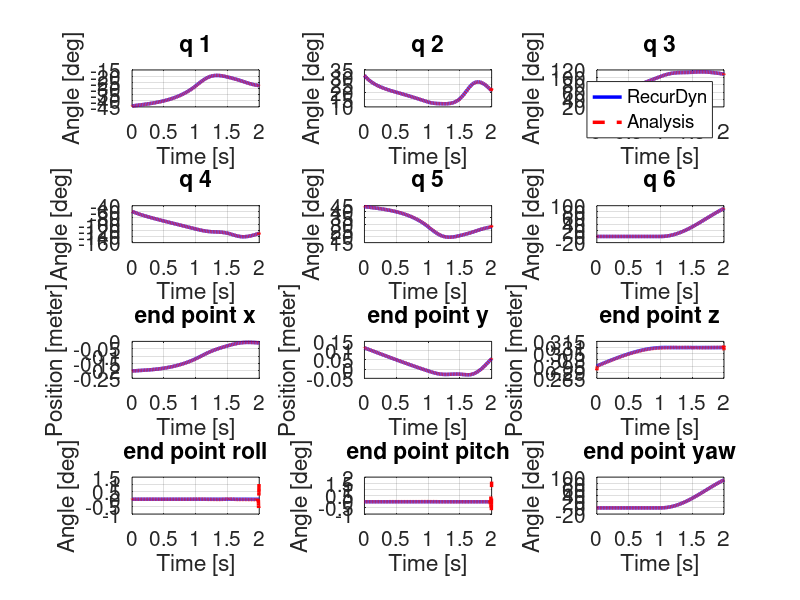
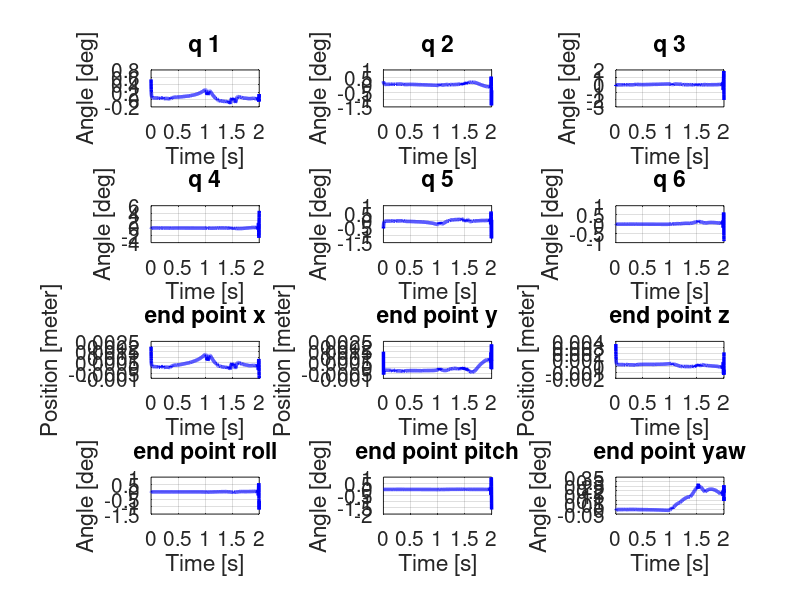

These figures' MATLAB source, in order:
clc; clear all; close all;

format long g

% recurdyn_q = load('kinematics_input_q.txt');
% recurdyn_end = load('kinematics_output_end.txt');
% c_q = load('hj_kinematics_result.txt');

recurdyn_q = load('inverse_kinematics_output_q.txt');
recurdyn_end = load('inverse_kinematics_input_end.txt');
c_q = load('hj_inverse_kinematics_result.txt');

q1_sp = [c_q(:,1), c_q(:,2)];
q2_sp = [c_q(:,1), c_q(:,3)];
q3_sp = [c_q(:,1), c_q(:,4)];
q4_sp = [c_q(:,1), c_q(:,5)];
q5_sp = [c_q(:,1), c_q(:,6)];
q6_sp = [c_q(:,1), c_q(:,7)];

dlmwrite('q1_sp.txt',q1_sp,'\t');
dlmwrite('q2_sp.txt',q2_sp,'\t');
dlmwrite('q3_sp.txt',q3_sp,'\t');
dlmwrite('q4_sp.txt',q4_sp,'\t');
dlmwrite('q5_sp.txt',q5_sp,'\t');
dlmwrite('q6_sp.txt',q6_sp,'\t');

title_end = {'end point x','end point y','end point z','end point roll','end point pitch','end point yaw'};

%% result compare plot
figure
set(gcf,'Color',[1,1,1])
for i = 1 : 12
    subplot(4,3,i)
    if i <= 6
        plot(recurdyn_q(:,1), recurdyn_q(:,i+1)*180/pi,'b','LineWidth',2.5);
        hold on
        plot(c_q(:,1), c_q(:,i+1)*180/pi,'r--','LineWidth',2.5);
        grid on
        title(sprintf('q %d',i))
        xlabel('Time [s]')
        ylabel('Angle [deg]')
        set(gca,'FontSize',15)
    else
        if (i >= 7 && i <= 9)
            plot(recurdyn_end(:,1), recurdyn_end(:,i-5),'b','LineWidth',2.5);
            hold on
            plot(c_q(:,1), c_q(:,i+1),'r--','LineWidth',2.5);
        else
            plot(recurdyn_end(:,1), recurdyn_end(:,i-5)*180/pi,'b','LineWidth',2.5);
            hold on
            plot(c_q(:,1), c_q(:,i+1)*180/pi,'r--','LineWidth',2.5);
        end
        grid on
        title(title_end{i-6})
        xlabel('Time [s]')
        if (i >= 7 && i <= 9)
            ylabel('Position [meter]')
        else
            ylabel('Angle [deg]')
        end
        set(gca,'FontSize',15)
    end
    if i == 3
        legend('RecurDyn','Analysis')
    end
end

%% error pot
figure
set(gcf,'Color',[1,1,1])
for i = 1 : 12
    subplot(4,3,i)
    if i <= 6
        plot(recurdyn_q(:,1), recurdyn_q(:,i+1)*180/pi - c_q(:,i+1)*180/pi,'b','LineWidth',2.5);
        grid on
        title(sprintf('q %d',i))
        xlabel('Time [s]')
        ylabel('Angle [deg]')
        set(gca,'FontSize',15)
    else
        if i >= 7 && i <= 9
            plot(recurdyn_end(:,1), recurdyn_end(:,i-5) - c_q(:,i+1),'b','LineWidth',2.5);
        else
            plot(recurdyn_end(:,1), recurdyn_end(:,i-5)*180/pi - c_q(:,i+1)*180/pi,'b','LineWidth',2.5);
        end
        grid on
        title(title_end{i-6})
        xlabel('Time [s]')
        if (i >= 7 && i <= 9)
            ylabel('Position [meter]')
        else
            ylabel('Angle [deg]')
        end
        set(gca,'FontSize',15)
    end
end